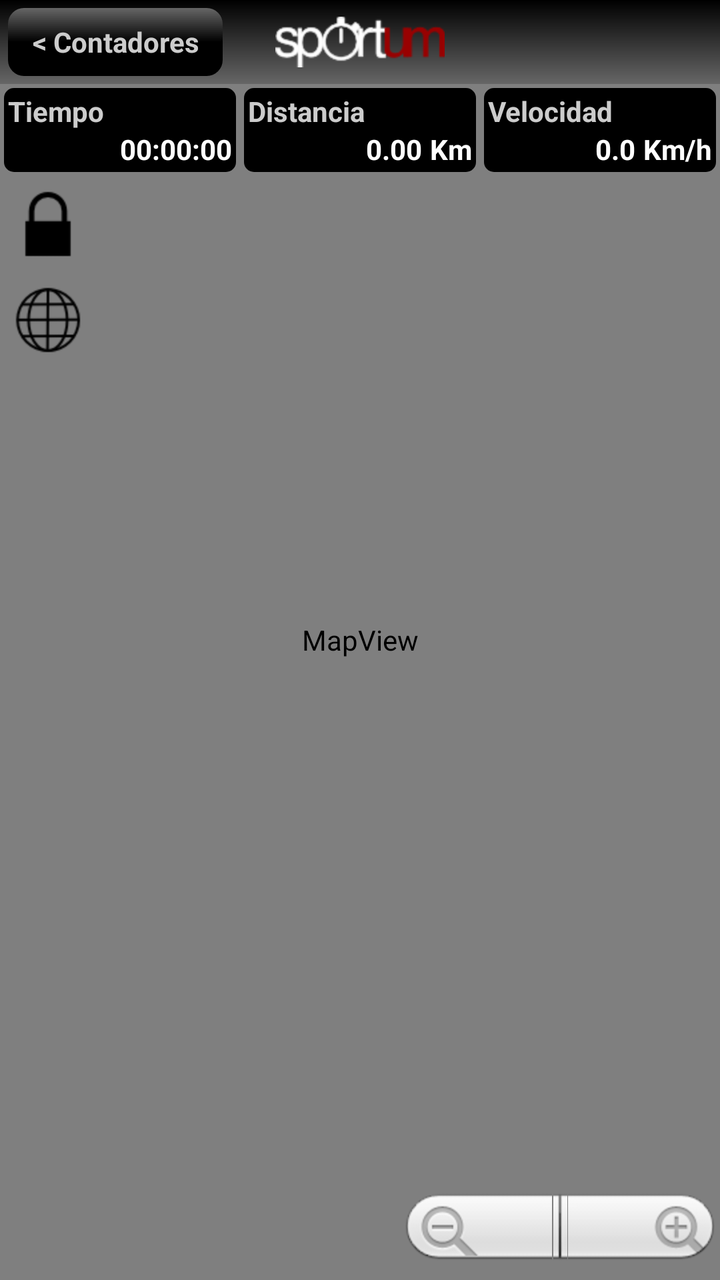
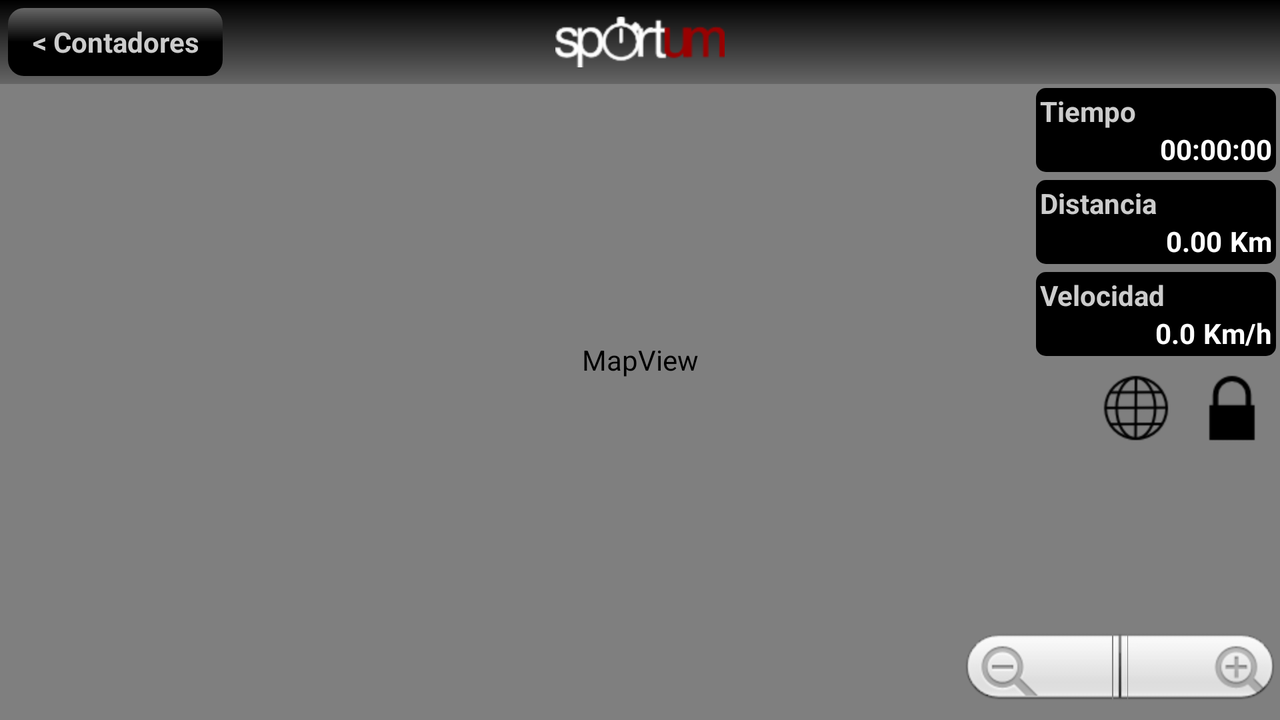

Compare how this app lays out the same screen by default and in its alternative resource folder. The renders come first, then the two layout files and the values they reference.
<!-- AndroidManifest.xml: activity theme android:Theme.Black -->
<!-- res/layout/mapa.xml -->
<?xml version="1.0" encoding="utf-8"?>
<RelativeLayout xmlns:android="http://schemas.android.com/apk/res/android"
    android:layout_width="fill_parent"
    android:layout_height="fill_parent"
    android:orientation="vertical" >

    <com.google.android.maps.MapView
        android:id="@+id/mapa"
        android:layout_width="fill_parent"
        android:layout_height="fill_parent"
        android:apiKey="0n-WTe8ZqBviZX-ktbpI2RUbVfqIE1lHA725hjg"
        android:clickable="true" />

    <RelativeLayout
        android:id="@+id/encabezado"
        android:layout_width="fill_parent"
        android:layout_height="@dimen/altura_encabezado"
        android:layout_alignParentTop="true"
        android:background="@drawable/encabezado"
        android:orientation="horizontal"
        android:padding="@dimen/padding_encabezado" >

        <Button
            android:id="@+id/ir_a_contadores_btn"
            style="@style/boton_paginacion"
            android:layout_width="wrap_content"
            android:layout_height="fill_parent"
            android:layout_alignParentLeft="true"
            android:background="@drawable/boton_paginacion"
            android:text="@string/btn_ir_a_contadores" />

        <ImageView
            android:layout_width="wrap_content"
            android:layout_height="wrap_content"
            android:layout_centerInParent="true"
            android:src="@drawable/ic_logo" />
    </RelativeLayout>

    <LinearLayout
        android:id="@+id/contadores_mapa"
        android:layout_width="fill_parent"
        android:layout_height="wrap_content"
        android:layout_below="@id/encabezado"
        android:orientation="horizontal" >

        <RelativeLayout
            android:layout_width="fill_parent"
            android:layout_height="wrap_content"
            android:layout_weight="0.3"
            android:background="@drawable/seccion_mapa"
            android:layout_margin="@dimen/margen_seccion_mapa" >

            <TextView
                android:id="@+id/titulo_contador_tiempo_mapa_txt"
                style="@style/texto_titulo_contador_mapa"
                android:layout_width="wrap_content"
                android:layout_height="wrap_content"
                android:layout_alignParentLeft="true"
                android:layout_alignParentTop="true"
                android:text="@string/titulo_tiempo" />

            <TextView
                android:id="@+id/contador_tiempo_mapa_txt"
                style="@style/texto_contador_mapa"
                android:layout_width="wrap_content"
                android:layout_height="wrap_content"
                android:layout_below="@id/titulo_contador_tiempo_mapa_txt"
                android:layout_alignParentRight="true"
                android:text="@string/contador_tiempo_ini" />
        </RelativeLayout>

        <RelativeLayout
            android:layout_width="fill_parent"
            android:layout_height="match_parent"
            android:layout_weight="0.3"
            android:background="@drawable/seccion_mapa"
            android:layout_margin="@dimen/margen_seccion_mapa" >

            <TextView
                android:id="@+id/titulo_contador_distancia_mapa_txt"
                style="@style/texto_titulo_contador_mapa"
                android:layout_width="wrap_content"
                android:layout_height="wrap_content"
                android:layout_alignParentLeft="true"
                android:layout_alignParentTop="true"
                android:text="@string/titulo_distancia" />
            
            <TextView
                android:id="@+id/unidades_distancia_mapa_txt"
                style="@style/texto_unidades_contador_mapa"
                android:layout_width="wrap_content"
                android:layout_height="wrap_content"
                android:layout_marginLeft="@dimen/margen_izq_unidades_contador_mapa"
                android:layout_below="@id/titulo_contador_distancia_mapa_txt"
                android:layout_alignParentRight="true"
                android:text="@string/unidades_distancia" />
            
            <TextView
                android:id="@+id/contador_distancia_mapa_txt"
                style="@style/texto_contador_mapa"
                android:layout_width="wrap_content"
                android:layout_height="wrap_content"
                android:layout_below="@id/titulo_contador_distancia_mapa_txt"
                android:layout_toLeftOf="@id/unidades_distancia_mapa_txt"
                android:text="@string/contador_distancia_ini" />
        </RelativeLayout>

        <RelativeLayout
            android:layout_width="fill_parent"
            android:layout_height="wrap_content"
            android:layout_weight="0.3"
            android:background="@drawable/seccion_mapa"
            android:layout_margin="@dimen/margen_seccion_mapa" >

            <TextView
                android:id="@+id/titulo_contador_velocidad_mapa_txt"
                style="@style/texto_titulo_contador_mapa"
                android:layout_width="wrap_content"
                android:layout_height="wrap_content"
                android:layout_alignParentLeft="true"
                android:layout_alignParentTop="true"
                android:text="@string/titulo_velocidad" />
            
            <TextView
                android:id="@+id/unidades_velocidad_mapa_txt"
                style="@style/texto_unidades_contador_mapa"
                android:layout_width="wrap_content"
                android:layout_height="wrap_content"
                android:layout_marginLeft="@dimen/margen_izq_unidades_contador_mapa"
                android:layout_below="@id/titulo_contador_velocidad_mapa_txt"
                android:layout_alignParentRight="true"
                android:text="@string/unidades_velocidad" />
            
            <TextView
                android:id="@+id/contador_velocidad_mapa_txt"
                style="@style/texto_contador_mapa"
                android:layout_width="wrap_content"
                android:layout_height="wrap_content"
                android:layout_below="@id/titulo_contador_velocidad_mapa_txt"
                android:layout_toLeftOf="@id/unidades_velocidad_mapa_txt"
                android:text="@string/contador_velocidad_ini" />
        </RelativeLayout>
    </LinearLayout>

    <ImageButton
        android:id="@+id/candado_img_btn"
        android:layout_width="wrap_content"
        android:layout_height="wrap_content"
        android:layout_alignParentLeft="true"
        android:layout_below="@id/contadores_mapa"
        android:background="@android:color/transparent"
        android:src="@drawable/ic_candado_cerrado" />

    <ImageButton
        android:id="@+id/satelite_img_btn"
        android:layout_width="wrap_content"
        android:layout_height="wrap_content"
        android:layout_alignParentLeft="true"
        android:layout_below="@id/candado_img_btn"
        android:background="@android:color/transparent"
        android:src="@drawable/ic_satelite_desactivado" />

    <ZoomControls
        android:id="@+id/controles_zoom"
        android:layout_width="wrap_content"
        android:layout_height="wrap_content"
        android:layout_alignParentBottom="true"
        android:layout_alignParentRight="true" />

</RelativeLayout>
<!-- resources referenced by this layout -->
<resources>
  <!-- from res/values-hdpi/ -->
  <dimen name="altura_encabezado">42dp</dimen>
  <!-- from res/values-hdpi/ -->
  <dimen name="margen_izq_unidades_contador_mapa">4dp</dimen>
  <!-- from res/values-hdpi/ -->
  <dimen name="margen_seccion_mapa">2dp</dimen>
  <!-- from res/values-hdpi/ -->
  <dimen name="padding_encabezado">4dp</dimen>
  <!-- drawable encabezado (drawable) -->
  <?xml version="1.0" encoding="utf-8"?>
  <shape xmlns:android="http://schemas.android.com/apk/res/android" >
  
      <gradient
          android:startColor="@color/negro"
          android:endColor="@color/gris_04"
          android:angle="270" />
  
  </shape>
  <!-- drawable seccion_mapa (drawable) -->
  <?xml version="1.0" encoding="utf-8"?>
  <shape xmlns:android="http://schemas.android.com/apk/res/android" >
  
      <solid android:color="@color/negro" />
  
      <corners android:radius="@dimen/radio_seccion_mapa" />
  
      <padding
          android:bottom="@dimen/padding_seccion_mapa"
          android:left="@dimen/padding_seccion_mapa"
          android:right="@dimen/padding_seccion_mapa"
          android:top="@dimen/padding_seccion_mapa" />
  
  </shape>
  <string name="btn_ir_a_contadores">&lt; Contadores</string>
  <string name="contador_distancia_ini">0.00</string>
  <string name="contador_tiempo_ini">00:00:00</string>
  <string name="contador_velocidad_ini">0.0</string>
  <string name="titulo_distancia">Distancia</string>
  <string name="titulo_tiempo">Tiempo</string>
  <string name="titulo_velocidad">Velocidad</string>
  <string name="unidades_distancia">Km</string>
  <string name="unidades_velocidad">Km/h</string>
  <style name="boton_paginacion" parent="@android:style/Widget.Button">
          <item name="android:paddingLeft">@dimen/padding_izq_btn_paginacion</item>
          <item name="android:paddingRight">@dimen/padding_der_btn_paginacion</item>
          <item name="android:paddingTop">@dimen/padding_sup_btn_paginacion</item>
          <item name="android:paddingBottom">@dimen/padding_inf_btn_paginacion</item>
          <item name="android:gravity">center</item>
          <item name="android:textColor">@color/gris_01</item>
          <item name="android:textSize">@dimen/tamano_texto_btn_paginacion</item>
          <item name="android:textStyle">bold</item>
      </style>
  <style name="texto_contador_mapa" parent="@android:style/Widget.TextView">
          <item name="android:textColor">@color/blanco</item>
          <item name="android:textStyle">bold</item>
      </style>
  <style name="texto_titulo_contador_mapa" parent="@android:style/Widget.TextView">
          <item name="android:textColor">@color/gris_01</item>
          <item name="android:textStyle">bold</item>
      </style>
  <style name="texto_unidades_contador_mapa" parent="@android:style/Widget.TextView">
          <item name="android:textColor">@color/blanco</item>
          <item name="android:textStyle">bold</item>
      </style>
  <color name="boton_paginacion_01">@color/negro</color>
  <color name="boton_paginacion_02">@color/gris_04</color>
  <!-- from res/values-hdpi/ -->
  <dimen name="radio_btn_paginacion">8dp</dimen>
  <!-- from res/values-hdpi/ -->
  <dimen name="padding_btn_paginacion">2dp</dimen>
  <color name="azul_claro">#33b5e5</color>
  <color name="azul_oscuro">#0099cc</color>
  <color name="negro">#000</color>
  <color name="gris_04">#666</color>
  <!-- from res/values-hdpi/ -->
  <dimen name="radio_seccion_mapa">5dp</dimen>
  <!-- from res/values-hdpi/ -->
  <dimen name="padding_seccion_mapa">2dp</dimen>
  <!-- from res/values-hdpi/ -->
  <dimen name="padding_izq_btn_paginacion">12dp</dimen>
  <!-- from res/values-hdpi/ -->
  <dimen name="padding_der_btn_paginacion">12dp</dimen>
  <!-- from res/values-hdpi/ -->
  <dimen name="padding_sup_btn_paginacion">2dp</dimen>
  <!-- from res/values-hdpi/ -->
  <dimen name="padding_inf_btn_paginacion">2dp</dimen>
  <color name="gris_01">#ccc</color>
  <!-- from res/values-hdpi/ -->
  <dimen name="tamano_texto_btn_paginacion">14sp</dimen>
  <color name="blanco">#fff</color>
</resources>
<!-- res/layout-land/mapa.xml (the author's variant of the layout above) -->
<!-- drawn on the phone turned sideways -->
<?xml version="1.0" encoding="utf-8"?>
<RelativeLayout xmlns:android="http://schemas.android.com/apk/res/android"
    android:layout_width="fill_parent"
    android:layout_height="fill_parent"
    android:orientation="vertical" >

    <com.google.android.maps.MapView
        android:id="@+id/mapa"
        android:layout_width="fill_parent"
        android:layout_height="fill_parent"
        android:apiKey="0n-WTe8ZqBviZX-ktbpI2RUbVfqIE1lHA725hjg"
        android:clickable="true" />

    <RelativeLayout
        android:id="@+id/encabezado"
        android:layout_width="fill_parent"
        android:layout_height="@dimen/altura_encabezado"
        android:layout_alignParentTop="true"
        android:background="@drawable/encabezado"
        android:orientation="horizontal"
        android:padding="@dimen/padding_encabezado" >

        <Button
            android:id="@+id/ir_a_contadores_btn"
            style="@style/boton_paginacion"
            android:layout_width="wrap_content"
            android:layout_height="fill_parent"
            android:layout_alignParentLeft="true"
            android:background="@drawable/boton_paginacion"
            android:text="@string/btn_ir_a_contadores" />

        <ImageView
            android:layout_width="wrap_content"
            android:layout_height="wrap_content"
            android:layout_centerInParent="true"
            android:src="@drawable/ic_logo" />
    </RelativeLayout>

    <LinearLayout
        android:id="@+id/contadores_mapa"
        android:layout_width="wrap_content"
        android:layout_height="wrap_content"
        android:layout_below="@id/encabezado"
        android:layout_alignParentRight="true"
        android:orientation="vertical" >

        <RelativeLayout
            android:layout_width="120dp"
            android:layout_height="wrap_content"
            android:layout_weight="0.3"
            android:background="@drawable/seccion_mapa"
            android:layout_margin="@dimen/margen_seccion_mapa" >

            <TextView
                android:id="@+id/titulo_contador_tiempo_mapa_txt"
                style="@style/texto_titulo_contador_mapa"
                android:layout_width="wrap_content"
                android:layout_height="wrap_content"
                android:layout_alignParentLeft="true"
                android:layout_alignParentTop="true"
                android:text="@string/titulo_tiempo" />

            <TextView
                android:id="@+id/contador_tiempo_mapa_txt"
                style="@style/texto_contador_mapa"
                android:layout_width="wrap_content"
                android:layout_height="wrap_content"
                android:layout_below="@id/titulo_contador_tiempo_mapa_txt"
                android:layout_alignParentRight="true"
                android:text="@string/contador_tiempo_ini" />
        </RelativeLayout>

        <RelativeLayout
            android:layout_width="120dp"
            android:layout_height="match_parent"
            android:layout_weight="0.3"
            android:background="@drawable/seccion_mapa"
            android:layout_margin="@dimen/margen_seccion_mapa" >

            <TextView
                android:id="@+id/titulo_contador_distancia_mapa_txt"
                style="@style/texto_titulo_contador_mapa"
                android:layout_width="wrap_content"
                android:layout_height="wrap_content"
                android:layout_alignParentLeft="true"
                android:layout_alignParentTop="true"
                android:text="@string/titulo_distancia" />
            
            <TextView
                android:id="@+id/unidades_distancia_mapa_txt"
                style="@style/texto_unidades_contador_mapa"
                android:layout_width="wrap_content"
                android:layout_height="wrap_content"
                android:layout_marginLeft="@dimen/margen_izq_unidades_contador_mapa"
                android:layout_below="@id/titulo_contador_distancia_mapa_txt"
                android:layout_alignParentRight="true"
                android:text="@string/unidades_distancia" />
            
            <TextView
                android:id="@+id/contador_distancia_mapa_txt"
                style="@style/texto_contador_mapa"
                android:layout_width="wrap_content"
                android:layout_height="wrap_content"
                android:layout_below="@id/titulo_contador_distancia_mapa_txt"
                android:layout_toLeftOf="@id/unidades_distancia_mapa_txt"
                android:text="@string/contador_distancia_ini" />
        </RelativeLayout>

        <RelativeLayout
            android:layout_width="120dp"
            android:layout_height="wrap_content"
            android:layout_weight="0.3"
            android:background="@drawable/seccion_mapa"
            android:layout_margin="@dimen/margen_seccion_mapa" >

            <TextView
                android:id="@+id/titulo_contador_velocidad_mapa_txt"
                style="@style/texto_titulo_contador_mapa"
                android:layout_width="wrap_content"
                android:layout_height="wrap_content"
                android:layout_alignParentLeft="true"
                android:layout_alignParentTop="true"
                android:text="@string/titulo_velocidad" />
            
            <TextView
                android:id="@+id/unidades_velocidad_mapa_txt"
                style="@style/texto_unidades_contador_mapa"
                android:layout_width="wrap_content"
                android:layout_height="wrap_content"
                android:layout_marginLeft="@dimen/margen_izq_unidades_contador_mapa"
                android:layout_below="@id/titulo_contador_velocidad_mapa_txt"
                android:layout_alignParentRight="true"
                android:text="@string/unidades_velocidad" />
            
            <TextView
                android:id="@+id/contador_velocidad_mapa_txt"
                style="@style/texto_contador_mapa"
                android:layout_width="wrap_content"
                android:layout_height="wrap_content"
                android:layout_below="@id/titulo_contador_velocidad_mapa_txt"
                android:layout_toLeftOf="@id/unidades_velocidad_mapa_txt"
                android:text="@string/contador_velocidad_ini" />
        </RelativeLayout>
    </LinearLayout>

    <ImageButton
        android:id="@+id/candado_img_btn"
        android:layout_width="wrap_content"
        android:layout_height="wrap_content"
        android:layout_alignParentRight="true"
        android:layout_below="@id/contadores_mapa"
        android:background="@android:color/transparent"
        android:src="@drawable/ic_candado_cerrado" />

    <ImageButton
        android:id="@+id/satelite_img_btn"
        android:layout_width="wrap_content"
        android:layout_height="wrap_content"
        android:layout_below="@id/contadores_mapa"
        android:layout_toLeftOf="@id/candado_img_btn"
        android:background="@android:color/transparent"
        android:src="@drawable/ic_satelite_desactivado" />

    <ZoomControls
        android:id="@+id/controles_zoom"
        android:layout_width="wrap_content"
        android:layout_height="wrap_content"
        android:layout_alignParentBottom="true"
        android:layout_alignParentRight="true" />

</RelativeLayout>
